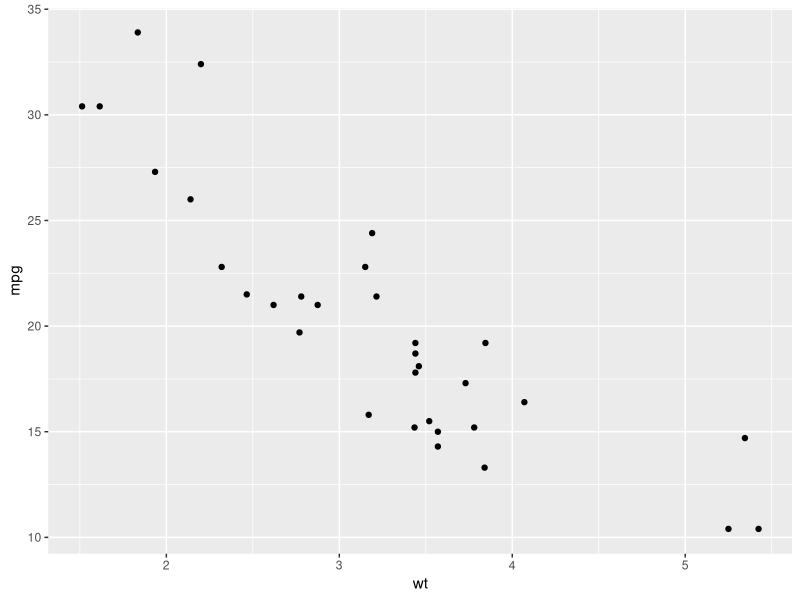
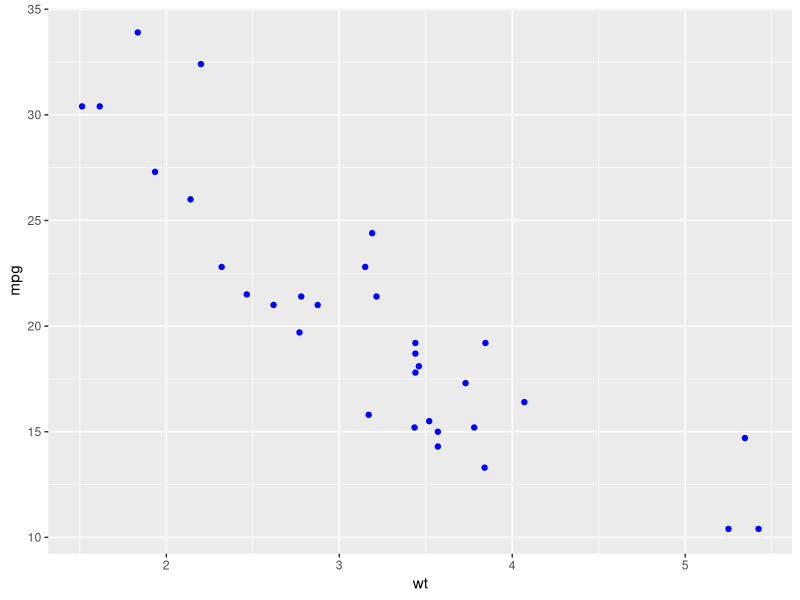
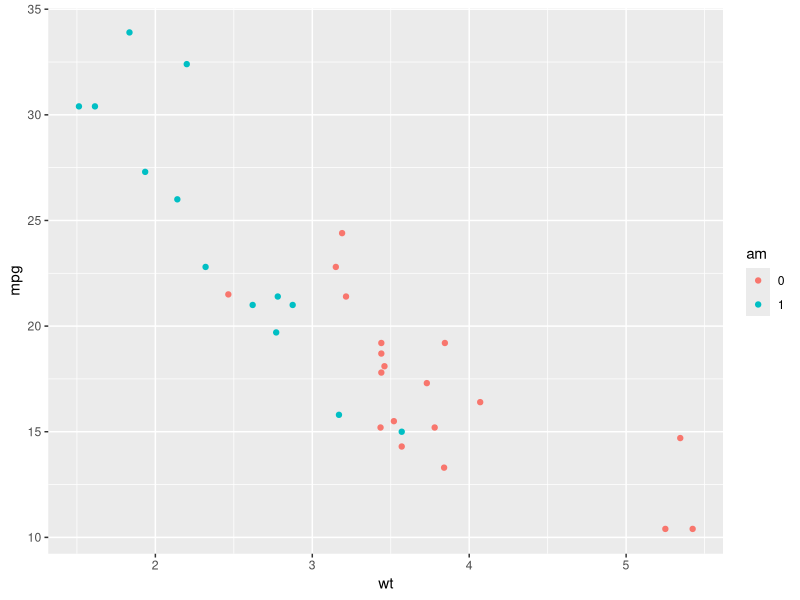
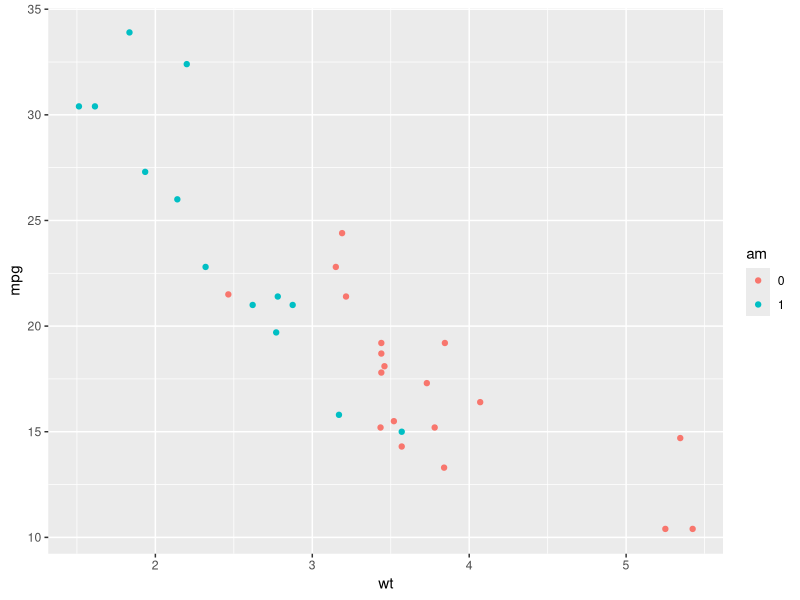
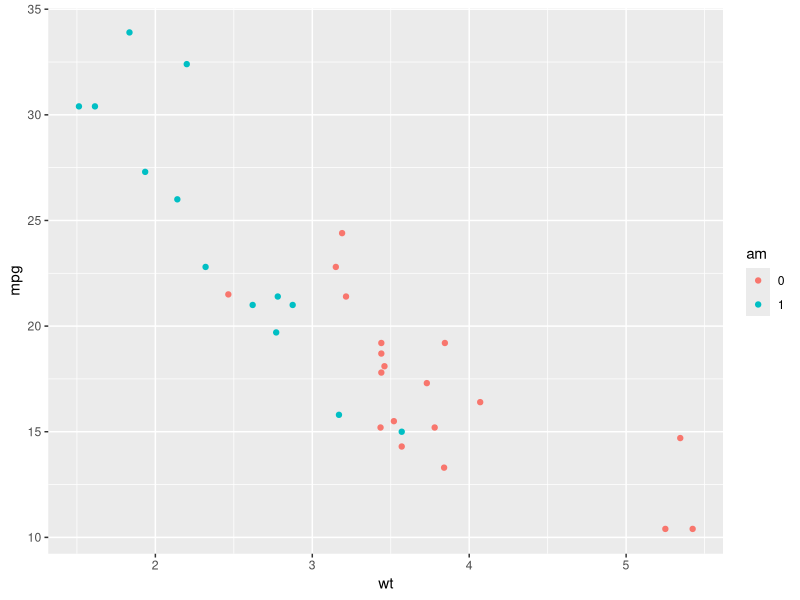
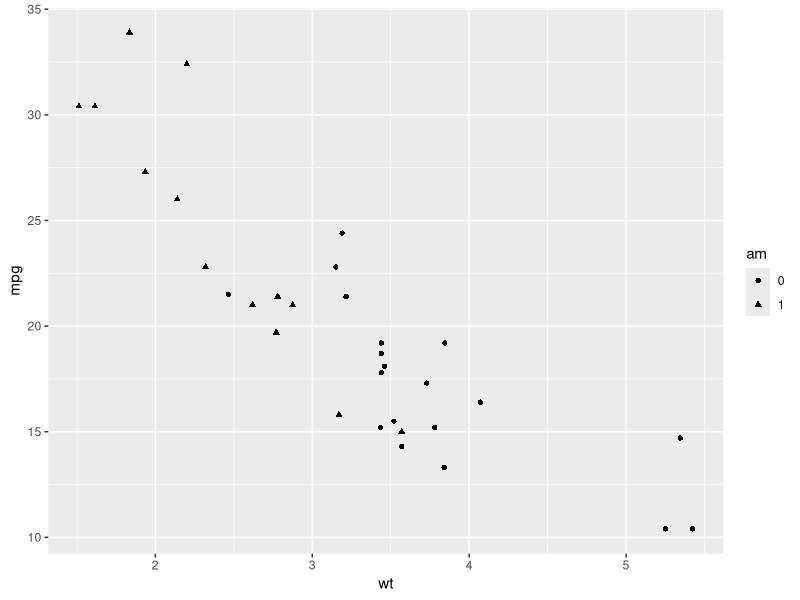
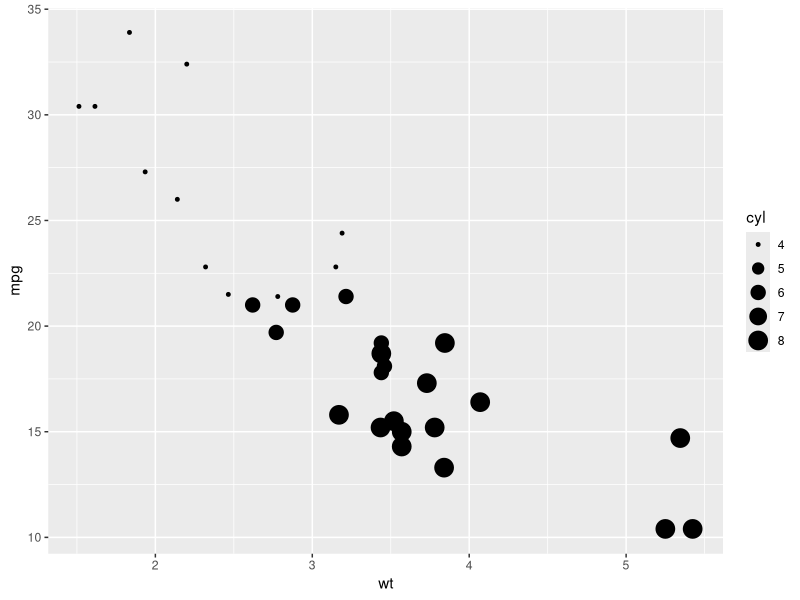
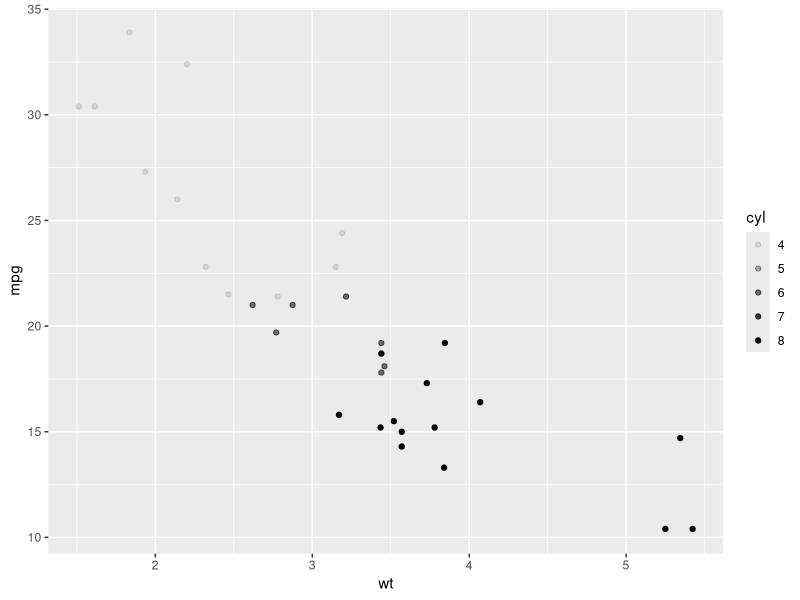

Write R code to recreate these figures, in order. (Note: this script raises an error after producing the figures.)
# STATUS: IN PROGRESS, DO NOT USE

# This workbook is built to help you master the scatter plot in ggplot
# It is designed to accompany this guide on my website:
# https://michaeltoth.me/a-detailed-guide-to-the-ggplot-scatter-plot-in-r.html


################################################################################
##################### Loading Packages & Investigating Data ####################
################################################################################

# 1. Load your packages

library(tidyverse)



# 2. Investigate the dataset

head(mtcars)
str(mtcars)

# QUESTION: What variables are in the data, and what values do you see?



################################################################################
############################ Creating Scatter Plots ############################
################################################################################

# 3. Create your first scatter plot

ggplot(mtcars) +
    geom_point(aes(x = wt, y = mpg))

# QUESTION: What can you say about the relationship between weight and mpg for a car?



# 4. Changing point color in a ggplot scatter plot

ggplot(mtcars) +
    geom_point(aes(x = wt, y = mpg), color = 'blue')

# EXERCISE: Try changing the color to see how that affects your plot.
# HINT: You can try colors like 'red', 'green', or 'yellow'
# HINT: You can also try hex color codes if you have a specific color to match. 
# HINT: Try: '#0FA173' for the color above. Don't forget the #
# HINT: Look up your own hex color codes here: https://htmlcolorcodes.com/color-picker/



# 5. Map the variable am (automatic / manual transmission) to a color
mtcars$am <- factor(mtcars$am)

ggplot(mtcars) +
    geom_point(aes(x = wt, y = mpg, color = am))

# EXERCISE: Run the two blocks of code below and compare their output
# HINT: Look at the color scale in the legend!
# QUESTION: Why did we map the variable am above to a factor? 

# Code block 1
data(mtcars)
ggplot(mtcars) +
    geom_point(aes(x = wt, y = mpg, color = am))

# Code block 2
mtcars$am <- factor(mtcars$am)
ggplot(mtcars) +
    geom_point(aes(x = wt, y = mpg, color = am))



# 6. Changing point shapes in a ggplot scatter plot
mtcars$am <- factor(mtcars$am)
ggplot(mtcars) +
    geom_point(aes(x = wt, y = mpg, shape = am))

# QUESTION: When might you choose to use shape instead of color?



# 7. Changing the size aesthetic mapping in a ggplot scatter plot

ggplot(mtcars) +
    geom_point(aes(x = wt, y = mpg, size = cyl))

# QUESTION: How does modifying the size in this scatter plot affect readability?



# 8. Changing transparency in a ggplot scatter plot with the alpha aesthetic
    
ggplot(mtcars) +
    geom_point(aes(x = wt, y = mpg, alpha = cyl))

# QUESTION: Do you think this transparency makes this graph easier or harder to understand? Why?



# 9. Changing transparency for all points in the graph

ggplot(mtcars) +
    geom_point(aes(x = wt, y = mpg, size = cyl), alpha = 0.3)

# QUESTION: How does this transparency improve the legibility of the points in the bottom right?
# QUESTION: Does this solve the readability issues you identified before?


# 10. Aesthetic mappings vs. parameters in ggplot

ggplot(mtcars) +
    geom_point(aes(x = wt, y = mpg), shape = 18)

ggplot(mtcars) +
    geom_point(aes(x = wt, y = mpg, shape = am))

# QUESTION: What difference do you see in the code above? Why do you think the plots are different?
# HINT: It's related to including shape either INSIDE or OUTSIDE the aes()!


################################################################################
############# Common Errors with Aesthetic Mappings and Parameters #############
################################################################################

# 11. Error: Trying to include aesthetic mappings *outside* your `aes()` call

ggplot(mtcars) + geom_point(geom_point(aes(x = wt, y = mpg), shape = cyl))

# EXERCISE: Why do you think this code returns an error? 
# HINT: Are we including our call to 'shape' in the right place?
# QUESTION: How can you fix this error?



# 12. Error: Trying to specify parameters *inside* your `aes()` call

ggplot(mtcars) + 
    geom_point(aes(x = wt, y = mpg, color = 'blue'))

# EXERCISE: Why do you think this code returns an error? 
# HINT: Are we including our call to 'color' in the right place?
# QUESTION: How can you fix this error?







## Investigating our dataset
# Add some exploratory code

# Our first bar chart
library(tidyverse)

ggplot(mpg) +
geom_bar(aes(x = class))

# Fill in blue
ggplot(mpg) +
    geom_bar(aes(x = class), fill = 'blue')

# Stacked bar with fill = drv
ggplot(mpg) +
geom_bar(aes(x = class, fill = drv))

# CYL Stacked bar with 4 segments
# Note we convert the cyl variable to a factor to fill properly
ggplot(mpg) + 
    geom_bar(aes(x = class, fill = factor(cyl)))

# Dodged bar chart
# Note we convert the cyl variable to a factor here in order to fill by cylinder
ggplot(mpg) + 
    geom_bar(aes(x = class, fill = factor(cyl)), position = position_dodge(preserve = 'single'))

## Scaling bar size to a variable in your data

# Introduce stat identity
# Use dplyr to calculate the average hwy_mpg by class
by_hwy_mpg <- mpg %>% group_by(class) %>% summarise(hwy_mpg = mean(hwy))

ggplot(by_hwy_mpg) + 
geom_bar(aes(x = class, y = hwy_mpg), stat = 'identity')
    
# Demonstrate geom_col
# Use dplyr to calculate the average hwy_mpg by class
by_hwy_mpg <- mpg %>% group_by(class) %>% summarise(hwy_mpg = mean(hwy))

ggplot(by_hwy_mpg) + 
    geom_col(aes(x = class, y = hwy_mpg))

# color
ggplot(mpg) +
    geom_bar(aes(x = class), color = 'blue')

# color_and_fill
ggplot(mpg) +
    geom_bar(aes(x = class), fill = '#003366', color = '#add8e6')

##### Details of other aesthetics, x, y, fill, color, group, linetype, alpha

##### Trying to include aesthetic mappings *outside* your `aes()` call

ggplot(mpg) + geom_bar(aes(x = class), fill = drv)

##### Trying to specify parameters *inside* your `aes()` call
ggplot(mpg) + 
    geom_bar(aes(x = class, fill = 'blue'))